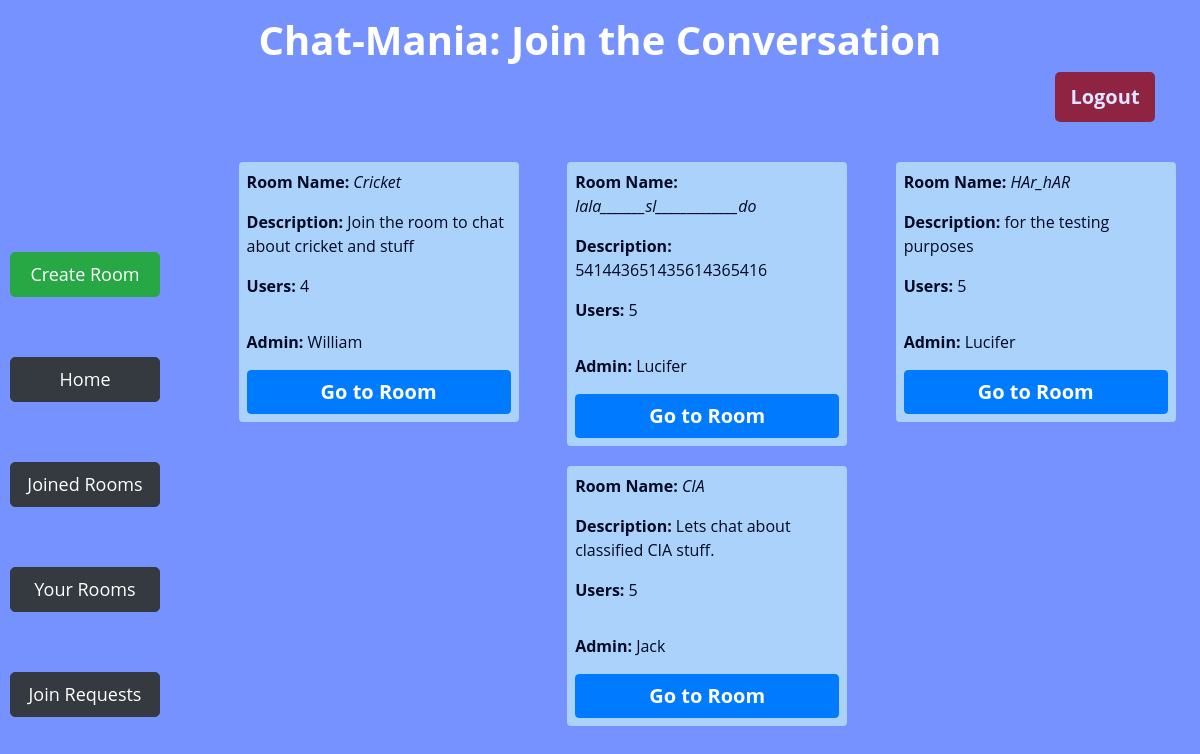
/joinedRooms (signed in), run on the app's committed database.
### app/models.py (models this page shows, shortened)
class Room(models.Model):
    name = models.CharField(max_length=64,unique=True)
    description = models.CharField(max_length=256)
    admin = models.ForeignKey(User, on_delete=models.CASCADE, related_name="get_admin")
    numberUsers = models.IntegerField(default=1)

class User(AbstractUser):
    joinedRooms = models.IntegerField(default=0)
    createdRooms = models.IntegerField(default=0)
    def __str__(self):
        return f"{self.username}"

### app/views.py (the view)
# urls.py: path('joinedRooms', views.joined_rooms, name='joined_rooms'),
@login_required(login_url="login")
def joined_rooms(request):
    user_rooms = UserRooms.objects.filter(user=request.user)
    rooms = [room.room for room in user_rooms]
    return render(request, 'app/joined.html', {
        'rooms': rooms
    })

### app/templates/app/joined.html (shortened to what this page needs)
{% extends 'app/layout.html' %}
{% block body %}
    <div class="container">
        <div class="row">
            <div class="col-md-12 mt-3">
                <h1 class="text-center" style="font-weight: 700;">Chat-Mania: Join the Conversation</h1>
                <form action="{% url 'logout' %}" method="post">
                 <input type="submit" id="logout-btn" class="btn btn-danger float-right" style="border: none;" value="Logout">
                </form>
             </div>
         </div>
    </div>
    <div class="d-flex" id="try">
    <div class="btn-Cont d-flex flex-column justify-content-around">
        <a id="lbtn" href="{% url 'create' %}" class="btn  btn-success">Create Room</a>
        <a id="lbtn" href="{% url 'index' %}" class="btn  btn-dark">Home</a>
        <a id="lbtn" href="{% url 'joined_rooms' %}" class="btn  btn-dark">Joined Rooms</a>
        <a id="lbtn" class="btn  btn-dark" href="{% url 'your_rooms' %}" >Your Rooms</a>
        <a id="lbtn" class="btn btn-dark" href="{% url 'join_requests' %}">Join Requests</a>
    </div>
     <div class="d-flex flex-row justify-content-around flex-wrap" id="room-cont">
        {% for room in rooms%}
        <div class="room p-1">
                <p><b>Room Name:</b> <i> {{room.name}} </i> </p>
                <p> <b>Description:</b> {{room.description}} </p>
                <p><b>Users:</b> {{room.numberUsers}} </p>
              <p class="pt-3 align-bottom"><b>Admin:</b> {{room.admin}} </p>
              <a id="join-btn" href="{% url 'room' room.name %}" class="btn btn-primary">Go to Room</a>
        </div>
        {% endfor %}
     </div>
    </div>
{% endblock %}

### app/static/app/style.css (style rules this page uses)
body { background: #7692FF; font-family: 'Open Sans', sans-serif; color: #fff; height: fit-content; min-height: 100vh; margin: 0; padding: 0; }
#logout-btn { background-color: #97030A; color: #fff; border-radius: 5px; width: 100px; height: 50px; font-size: 20px; font-weight: bold; opacity: 0.77; }
.btn-Cont { display: flex; margin-left: 10px; margin-top: 70px; width: 200px; height: 300px; }
#lbtn { width: 150px; height: 50px; font-size: 18px; font-weight: normal; border-radius: 5px; margin-top: 60px; padding: 8px; }
#room-cont { margin-left: 40px; flex-wrap: wrap; display: flex; width: 100%; margin-top: 30px; }
.room { padding-left: 18px; padding-right: 18px; padding-top: 10px; width: 280px; height: fit-content; margin: 10px; border-radius: 4px; border: 4px solid #ABD2FA; background-color: #ABD2FA; color: #000924; }
#join-btn { width: 100%; font-size: 20px; font-weight: bold; }
#try { display: flex; flex-direction: row; width: 100%; }

### data on the page
Room: name "Cricket", description "Join the room to chat about cricket and stuff", numberUsers "4", admin "William"
Room: name "lala_______sl_____________do", description "541443651435614365416", numberUsers "5", admin "Lucifer"
Room: name "HAr_hAR", description "for the testing purposes", numberUsers "5", admin "Lucifer"
Room: name "CIA", description "Lets chat about classified CIA stuff.", numberUsers "5", admin "Jack"
